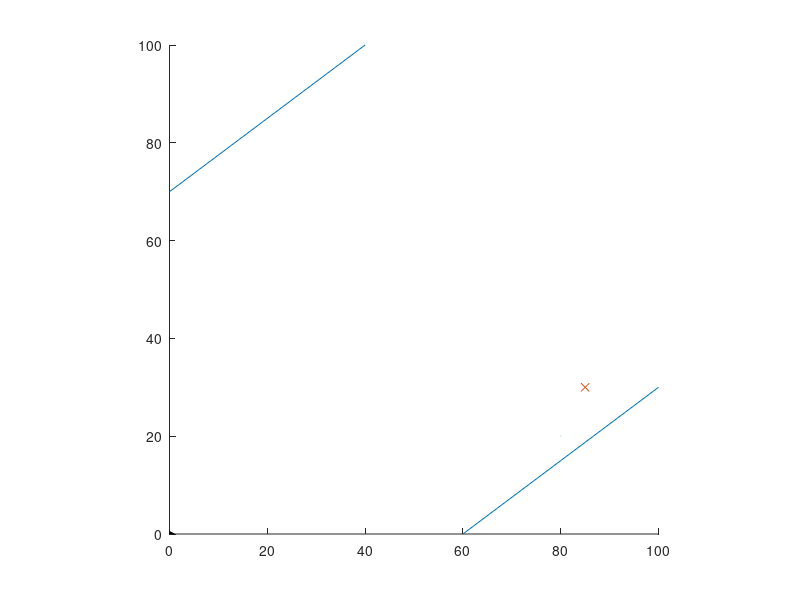

Here is the MATLAB script that generated this plot: (Note: this script raises an error after producing the figure.)

% Nick Hauger 21MAY24
% Tan Nguyen 06/18/24
% Note: all math is done in degrees
% remember commas seperate columns, semicolons rows
% indexing matrices: A(#,:) gives entire row
                   % A(:, #) gives entire column
                   % A(2:3,#) gives 2nd-3rd rows, #th column
clear variables; clc; close all;
% state:    (x, y , theta, V)
% roc:      (x_dot, y_dot, theta_dot, V_dot)

dt = 0.01; % our time interval
tspan = 0:dt:200; % a finite vector for our time to start out
N = length(tspan); 

% Goal 6/20/24: Create two landmasses and ferries, waypoint array/index var.
% Guide boat from ferry 1 to ferry 2

% Hard coded waypoints for ferry to follow 
% 8 rows, 2 columns; x_n and y_n respectively
next_wp = [87 40; 80 45; 75 50; 65 55; 60 60; 50 70; 45 75; 30 80];
% next_wp = zeros(8, 2); %for when we generate new waypoints randomly
% [0 0; 0 0; 0 0; 0 0; 0 0; 0 0; 0 0; 0 0]

% Counter for waypoints reached, starting at 1
way_index = 1; % Increment each time each waypoint is reached


x=zeros(N,1); % initializing the position vectors
y=zeros(N,1);
theta = zeros(N,1);

x_err=zeros(N,1); % initializing error vectors
y_err=zeros(N,1);
theta_err = zeros(N,1);

x_des=zeros(N,1); % initializing desired position vectors
y_des=zeros(N,1);
% theta_des = zeros(N,1);

x_dot = zeros(N,1); % initializing rate of change vectors
y_dot = zeros(N,1);
theta_dot = zeros(N,1);

u = zeros(N,1); % initializing heading control vector

% Constant values
V = 10; % We'll start with a constant velocity
        % this should be adjusted alongside b
b = 3;  % we'll keep the variable b as a constant at first
        % b affects rotation rate of change, should be changed alongside V
        % it was at the top of the program with timescale variables
Kp = 1; % Proportional control gain, can be adjusted after for-loop works

% Initial position and angle parameters
theta(1) = 45;
x(1) = 80;
y(1) = 20;

% Initial desired position parameters
x_des(1) = 85;
y_des(1) = 30;

% specifying an initial condition
% ship_state(:,1)=0;

% We'll do a loop where we update the equations as we go.
for k = 2:(N)
    % our rate of change vectors for current loop
    x_dot(k) = V.*cosd(theta(k-1)); % derivative of x
    y_dot(k) = V.*sind(theta(k-1)); % derivative of y
    theta_dot(k) = b*(u(k-1)); % derivative of theta

    % calculating the next point based upon the current + the derivative 
    theta(k) = theta(k-1) + theta_dot(k)*dt;
    x(k) = x(k-1) + x_dot(k)*dt;
    y(k) = y(k-1) + y_dot(k)*dt;
    
    % finding error margin between points
    x_err(k) = x_des(k-1) - x(k);
    y_err(k) = y_des(k-1) - y(k);
    
    % Waypoint generator, based on distance from current waypoint
    dist = sqrt(x_err(k)^2 + y_err(k)^2);
    
    % checks if boat is within range of the waypoint
    %I'm going to make this all inside an if to keep way_index under 9 -nzh
    if dist < 2 && way_index < 8 % Set new waypoint if within range
        % x_des(k) = rand(1)*100;
        % y_des(k) = rand(1)*100;
        
        % Set next destination to 
        way_index = way_index + 1;
        x_des(k) = next_wp(way_index, 1);
        y_des(k) = next_wp(way_index, 2);


    % Prepare next waypoint
    % It works for now, but causes the current waypoint to flash
    else 
        x_des(k) = x_des(k-1);
        y_des(k) = y_des(k-1);
    end

    % using error margins to find desired angle to rotate
    theta_des = atan2d(y_err(k), x_err(k));

    % Adjust for desired turn direction
    % If turning in one direction is > 180 degress, go the other direction
    if ((theta_des - theta(k)) > 180)
        theta_des = theta_des - 360;
    elseif (theta_des - theta(k) < -180)
        theta_des = theta_des + 360;
    end

    % calculating angle error for heading control
    theta_err(k) = theta_des - theta(k);

    % Calculate heading control input
    u(k) = Kp * theta_err(k);
end 

%%%% This section constructs shapes, but no computation is done %%%%

% New reference frame of 0 to 100 range for both axes
figure(1); 
hold on; 
axis equal
xlim([0 100])
ylim([0 100])

% This constructs the ship's body using the patch function to make a shape
% we can manipulate
shipbody_x = [1, 0, -1, -1, 0, 1]; % these form the coordinates of our shape
shipbody_y = [0, 0.5, 0.5, -0.5, -0.5, 0];
s = hgtransform;
% This forms the shape, connects it to s
patch('XData', shipbody_x, 'YData', shipbody_y, 'Parent', s) 
% Draw two lines; these represent landmasses
LM_x1 = [0 40];
LM_x2 = [60 100];

LM_y1 = [70 100];
LM_y2 = [0 30]; 

line(LM_x1, LM_y1);
line(LM_x2, LM_y2);

% fer_x = [0 0 1 1]; 
% fer_y = [0 1 1 0]; 
% plot(fer_x,fer_y)

% Setup trail and waypoint ahead of loop 
ship_trail = plot([x(1) x(2)],[y(1) y(2)],'--'); 
current_waypoint = plot(x_des(1), y_des(1), 'x'); 

%%%% Plotting ship, waypoint, and path
for i = 1:N-1

    % Plot ship at current location/orientation
    s.Matrix = makehgtform('translate', [x(i+1) y(i+1) 0], 'zrotate', theta(i)*pi/180);
    
    % Update trail of the ship
    set(ship_trail,'XData',x(1:i)); 
    set(ship_trail,'YData',y(1:i)); 

    % Update waypoint plot 
    set(current_waypoint,'XData',x_des(i)); 
    set(current_waypoint,'YData',y_des(i)); 
    
    drawnow % This is what draws the shape every update

end
